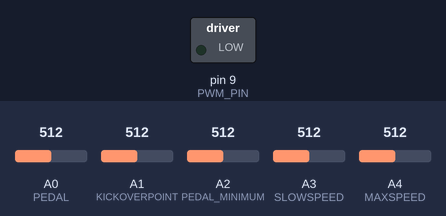
This sketch was run on a simulated Arduino Uno, built with avr-gcc and run on an emulated ATmega328P. On the bench: switched loads named in the sketch (green lamp = pin HIGH). The test bench sets the inputs (shaded band); at power-on: A0 (PEDAL) = 512, A3 (SLOWSPEED) = 512, A1 (KICKOVERPOINT) = 512, A2 (PEDAL_MINIMUM) = 512, A4 (MAXSPEED) = 512.

Above: at 1.2 s.
1.3 s: A0 (PEDAL) set to 531
At 2.0 s:
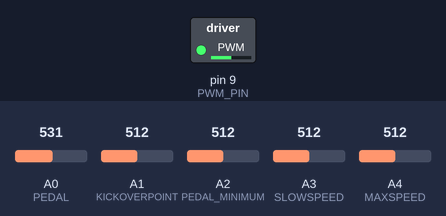
2.8 s: A3 (SLOWSPEED) set to 716
At 4.0 s:
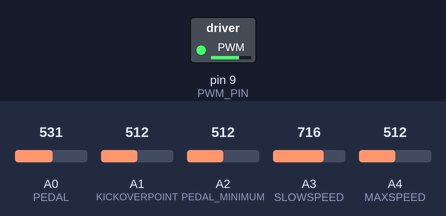
4.3 s: A3 (SLOWSPEED) set to 992
At 5.4 s:
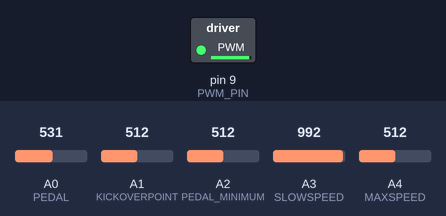
5.8 s: A3 (SLOWSPEED) set to 30
At 6.6 s:
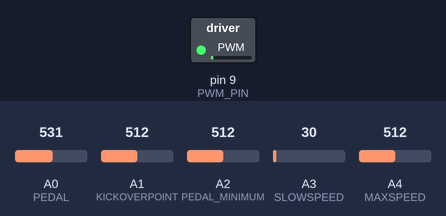
7.3 s: A1 (KICKOVERPOINT) set to 716
At 7.8 s:
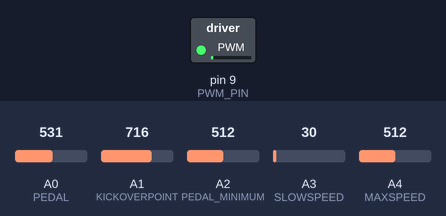
8.8 s: A2 (PEDAL_MINIMUM) set to 716
At 10.1 s:
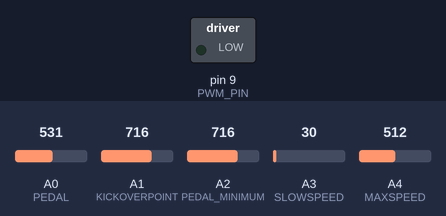
Timing chart, 0 to 11.3 s (numbered marks = the images above; inputs shaded):
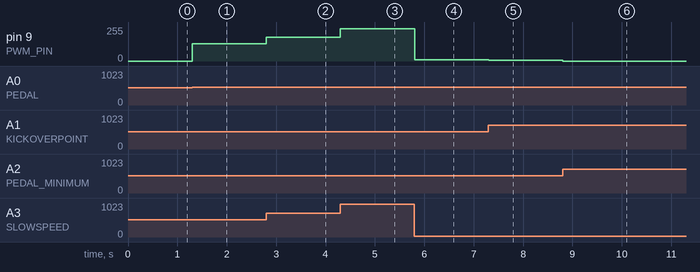

Measured:
- the behaviour switches between 512 and 513 on A0 (PEDAL) (found by bisection; images 0 and 1)
- after the input at 1.3 s, pin 9 (PWM_PIN): 0/255 → 128/255 at once
- after the input at 2.8 s, pin 9 (PWM_PIN): 128/255 → 177/255 at once
- after the input at 4.3 s, pin 9 (PWM_PIN): 177/255 → 243/255 at once
- after the input at 5.8 s, pin 9 (PWM_PIN): 243/255 → 11/255 at once
- after the input at 7.3 s, pin 9 (PWM_PIN): 11/255 → 7/255 at once
- after the input at 8.8 s, pin 9 (PWM_PIN): 7/255 → 0/255 at once

The sketch:

MotorSpeedControl.ino
```cpp
#include <TimerOne.h>

#define PEDAL A0
#define KICKOVERPOINT A1
#define PEDAL_MINIMUM A2
#define SLOWSPEED A3
#define MAXSPEED A4

#define PWM_PIN 9
#define PULSE_PIN 3
#define period 50 // 50 microseconds = 20kHz
int pedalValue=0;
int pedalMinimum =1023;
int kickover = 1023;
int slowspeed = 0;
int maxspeed = 0;
int pwmValue = 0;


void setup() {
  Serial.begin(1000000);
  pinMode(PWM_PIN, OUTPUT);
  Timer1.initialize(period);
  Timer1.pwm(PWM_PIN,0);
  pinMode (PULSE_PIN, INPUT);

}

void loop() {

  pedalMinimum = analogRead(PEDAL_MINIMUM);
  pedalValue = analogRead(PEDAL);
  kickover = analogRead(KICKOVERPOINT);
  slowspeed = analogRead(SLOWSPEED);
  maxspeed = analogRead(MAXSPEED);


  if (pedalValue<=pedalMinimum){
    //Stop.  Pedal is not pressed.
    pwmValue = 0;
  }
  else if (pedalValue<=kickover){
    pwmValue = slowspeed;
  }
  else {
    pwmValue = map(pedalValue,pedalMinimum, 1023, slowspeed, maxspeed);
  }

  Timer1.pwm(PWM_PIN, pwmValue);

  delay(5);
}
```
